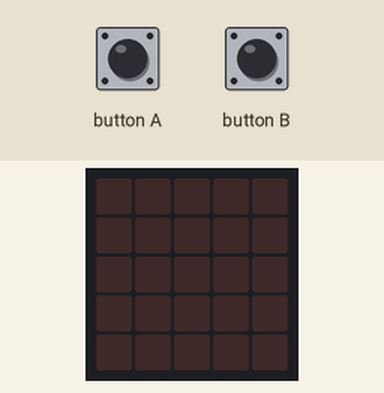
Simulated run of this program. Board: BBC micro:bit (MakeCode). Parts: the board's 5×5 LED display. Inputs (shaded band) come from the test bench.

Above: at 1.2 s.
1.3 s: button A pressed for 0.15 s
At 1.93 s:
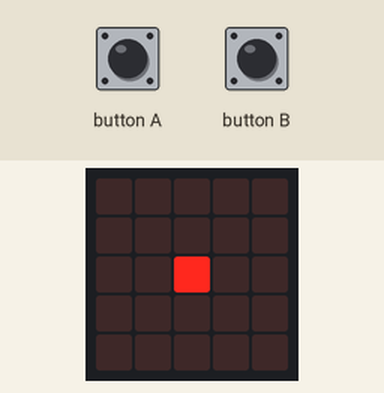
4.3 s: button B pressed for 0.15 s
Timing chart, 0 to 7.3 s (numbered marks = the images above; inputs shaded):
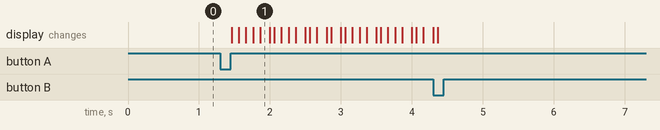

Measured:
- after the input at 1.3 s, the display: changes after 0.16 s (image 1)

The program:

main.ts
```typescript
input.onButtonPressed(Button.A, function () {
    Parpadejar = true
})
input.onButtonPressed(Button.B, function () {
    Parpadejar = false
})
function Stop () {
    basic.clearScreen()
}
function parpadejar () {
    while (Parpadejar == true) {
        x = 2
        y = 2
        led.plot(x, y)
        basic.pause(100)
        led.unplot(x, y)
        basic.pause(100)
    }
    if (Parpadejar == false) {
        Stop()
    }
}
let y = 0
let x = 0
let Parpadejar = false
Parpadejar = false
basic.forever(function () {
    if (Parpadejar == true) {
        parpadejar()
    }
    if (Parpadejar == false) {
        Stop()
    }
})
```

test.ts
```typescript
// aquí va el archivo "tests"; esto no se compilará cuando este paquete se utilice como una extensión.
```
